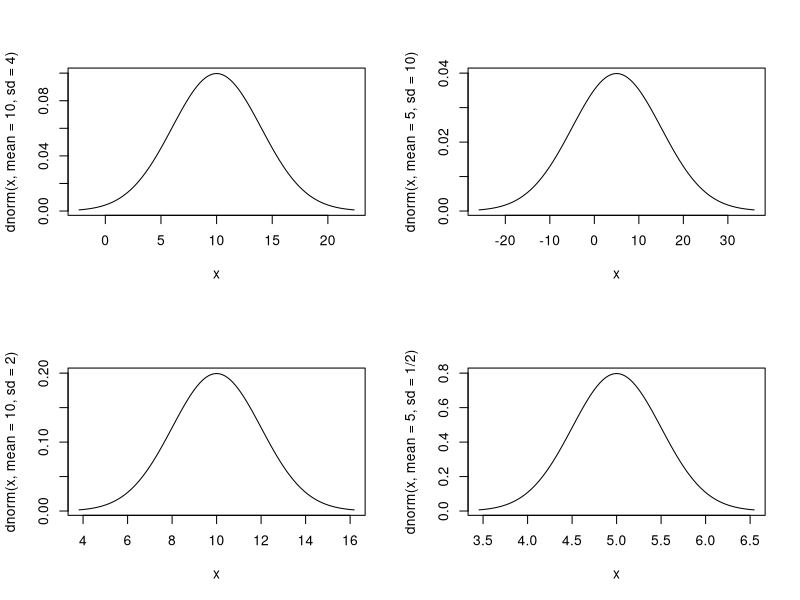
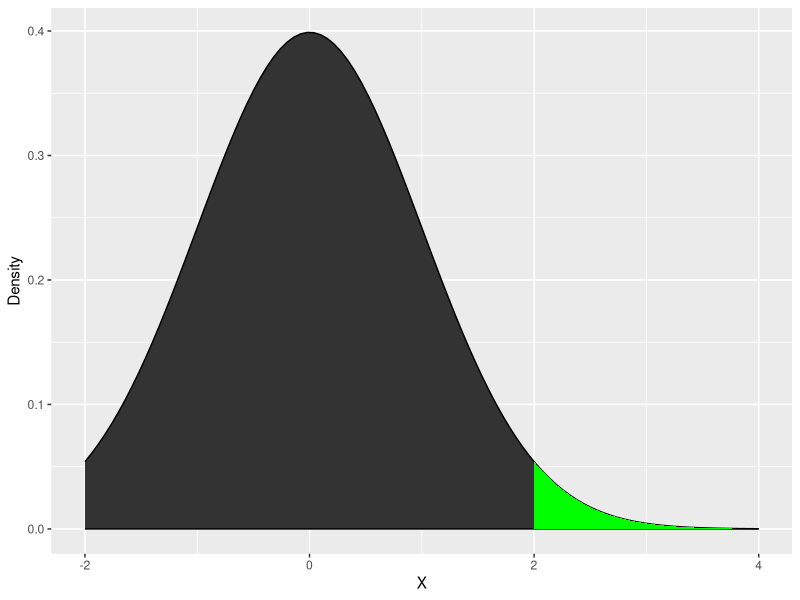
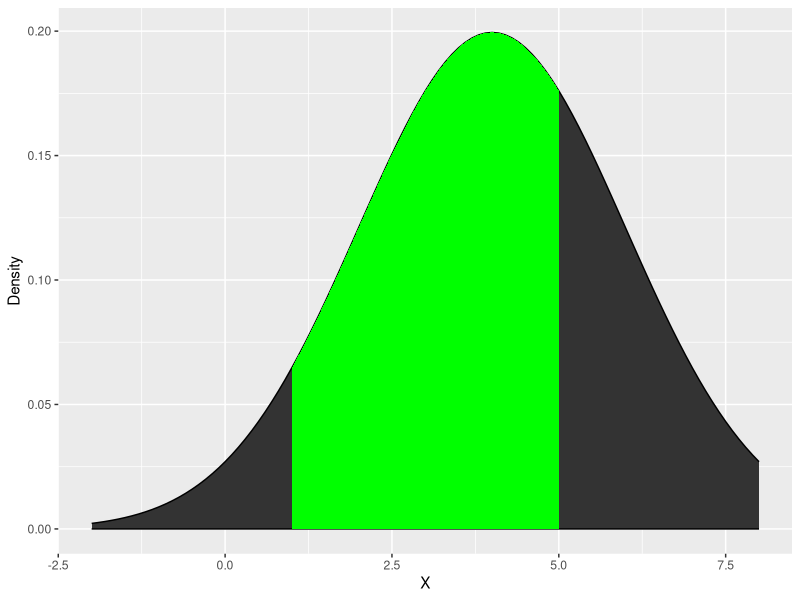
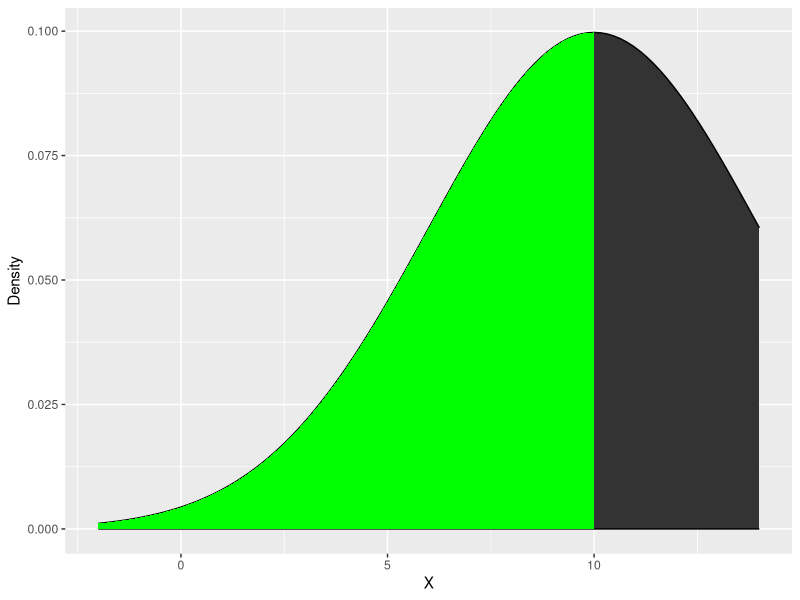
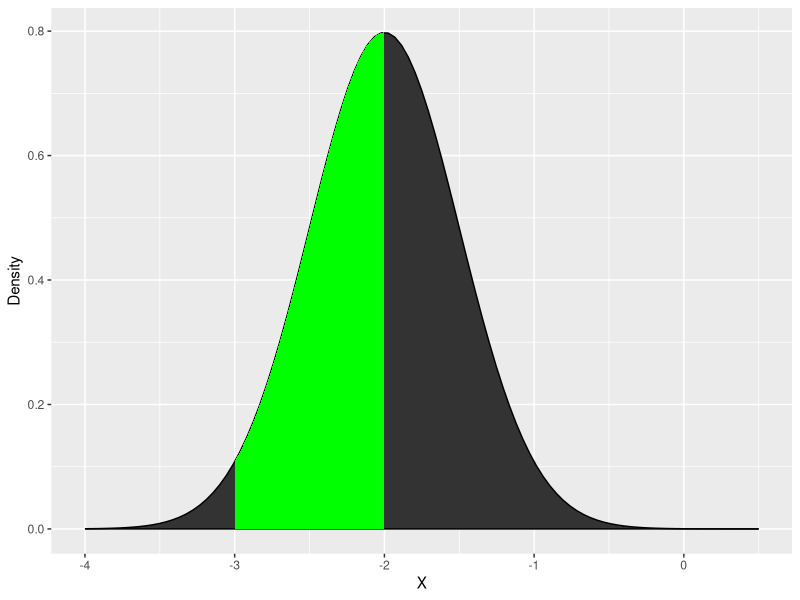

Generate these figures, in order, with R:
## ---- chunk 1
knitr::opts_chunk$set(echo = TRUE)
## ---- chunk 2
getwd()
## ---- chunk 3
layout(matrix(1:4, nr=2,nc=2))

curve(dnorm(x, mean=10,sd=4),
      xlim=c(qnorm(.001, mean = 10, sd = 4),
             qnorm(.999, mean = 10, sd = 4)))

curve(dnorm(x, mean=10,sd=2),
      xlim=c(qnorm(.001, mean = 10, sd = 2),
             qnorm(.999, mean = 10, sd = 2)))

curve(dnorm(x, mean=5,sd=10),
      xlim=c(qnorm(.001, mean = 5, sd = 10),
             qnorm(.999, mean = 5, sd = 10)))

curve(dnorm(x, mean=5,sd=1/2),      
      xlim=c(qnorm(.001, mean = 5, sd = 1/2),
             qnorm(.999, mean = 5, sd = 1/2)))

## ---- chunk 4
library(ggplot2)
## ---- chunk 5
normargs <- list(mean = 0, sd = 1)

n <- ggplot(data.frame(x = c(-2,4)), aes(x)) + 
  stat_function(fun = dnorm, args = normargs , geom = "area", col = "black") 
  

n <- n + stat_function(fun = dnorm, args = normargs, geom = "area", fill = "green", alpha = 2,xlim = c(2,4)) 

n <- n + xlab("X") + ylab("Density")
n
## ---- chunk 6
normargs <- list(mean = 4, sd = 2)

n <- ggplot(data.frame(x = c(-2,8)), aes(x)) + 
  stat_function(fun = dnorm, args = normargs , geom = "area", col = "black") 
  

n <- n + stat_function(fun = dnorm, args = normargs, geom = "area", fill = "green", alpha = 2,xlim = c(1,5)) 

n <- n + xlab("X") + ylab("Density")
n
## ---- chunk 7
normargs <- list(mean = 10, sd = 4)

n <- ggplot(data.frame(x = c(-2,14)), aes(x)) + 
  stat_function(fun = dnorm, args = normargs , geom = "area", col = "black") 
  

n <- n + stat_function(fun = dnorm, args = normargs, geom = "area", fill = "green", alpha = 2,xlim = c(-2,10)) 

n <- n + xlab("X") + ylab("Density")
n
## ---- chunk 8
normargs <- list(mean = -2, sd = 1/2)

n <- ggplot(data.frame(x = c(-4,0.5)), aes(x)) + 
  stat_function(fun = dnorm, args = normargs , geom = "area", col = "black") 
  

n <- n + stat_function(fun = dnorm, args = normargs, geom = "area", fill = "green", alpha = 2,xlim = c(-3,-2)) 

n <- n + xlab("X") + ylab("Density")
n
